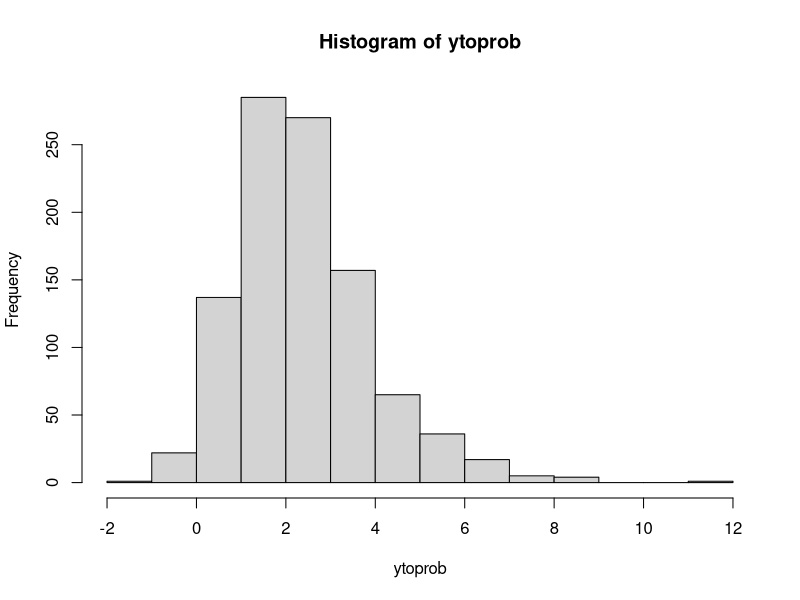
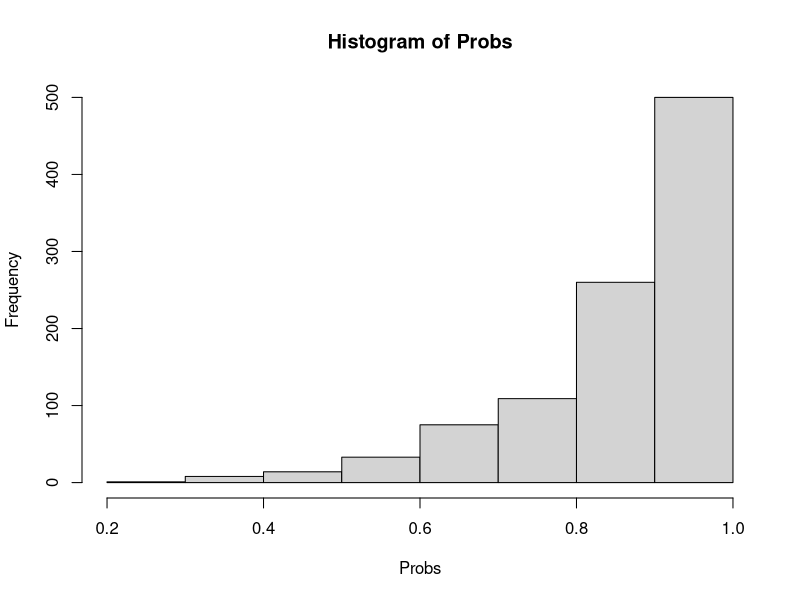
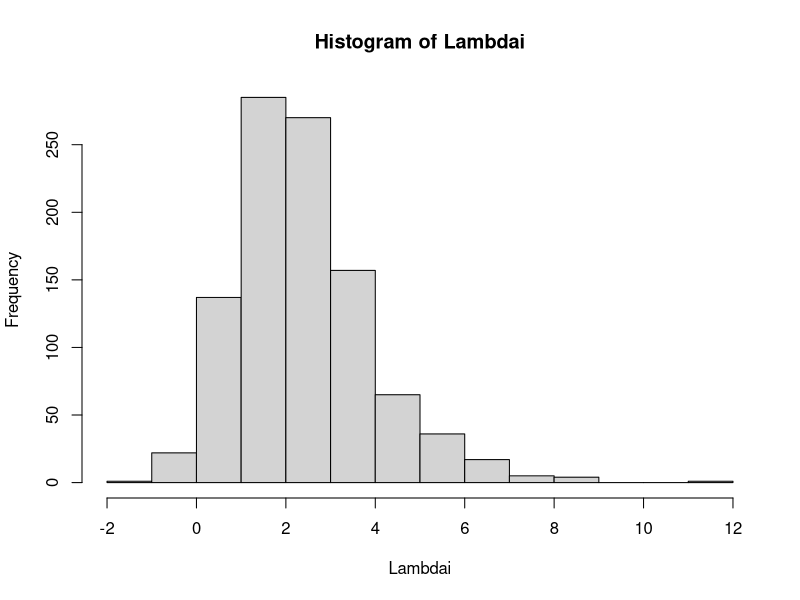
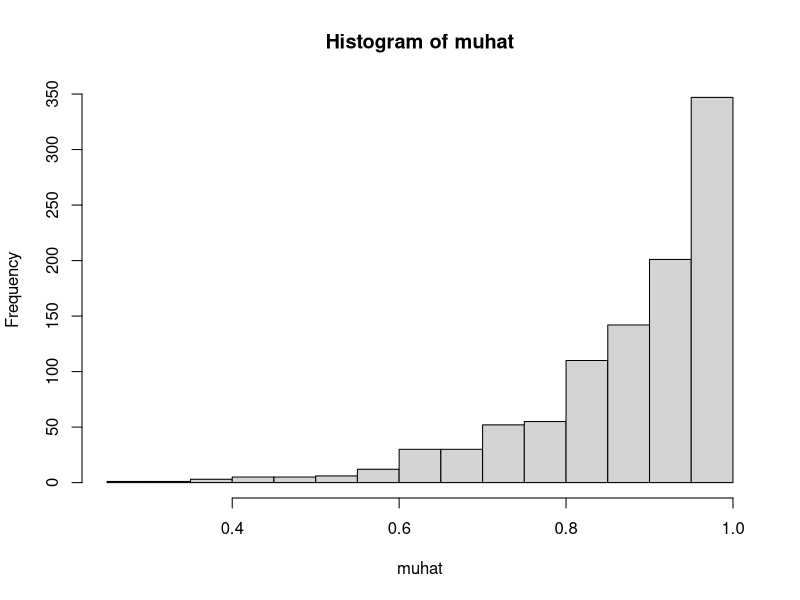
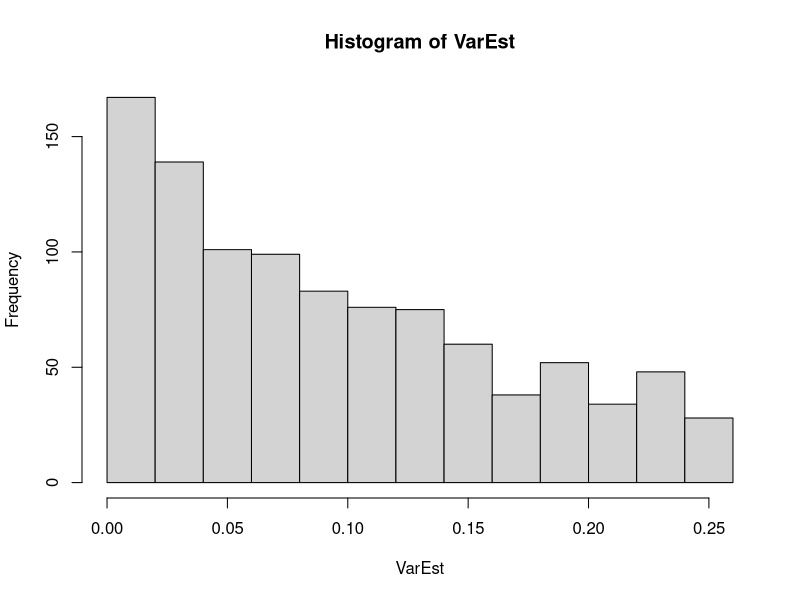
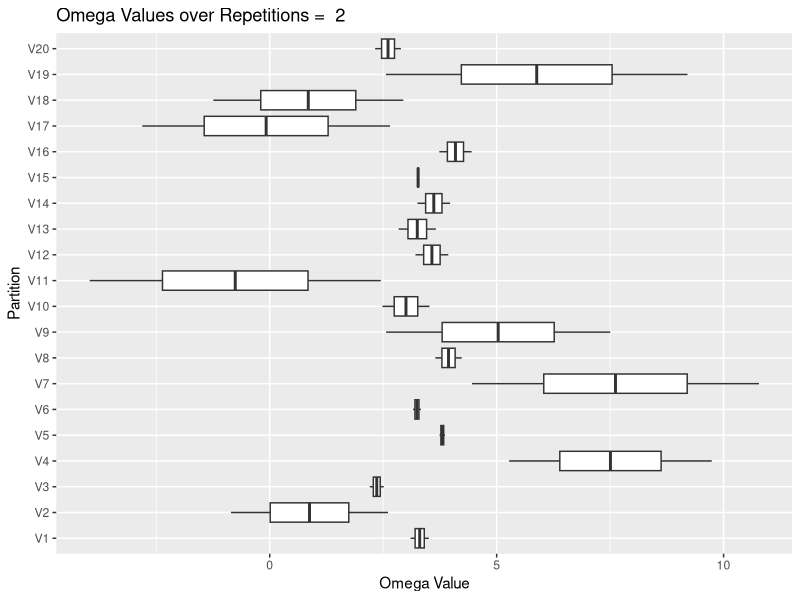
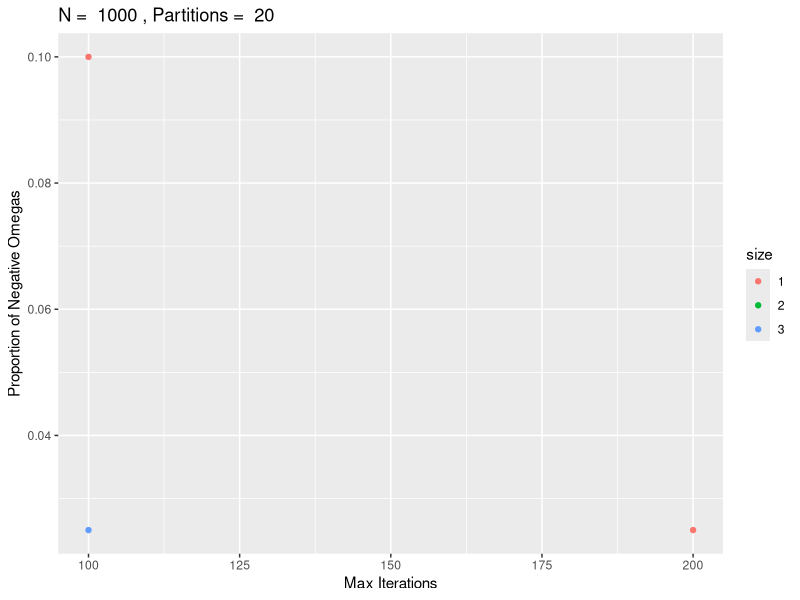

R code for these plots, in order:
require(reshape2)
require(tidyverse)
require(nnet)
#Create a sample dataset of X

#@@@@@@@@@@@@@@@@@@@@@@@ Fill in values you want tested here for SINGULAR PERTURBATION @@@@@@@@@@@@@@@@@@@@@@@@@@@@@@@@@@@@@@@
n = 1000 # How big do you want simulated dataset?
parts = 20 # How many partitions do you want the data split into to find GDF
input_sizes = c(1, 2, 3) # Range of Node Sizes you want to test
input_maxits = c(100, 200) # Range of Maxit values you want tested
input_reps = 2 #How many times you want this repeated
#@@@@@@@@@@@@@@@@@@@@@@@@@@@@@@@@@@@@@@@@@@@@@@@@@@@@@@@@@@@@@@@@@@@@@@@@@@@@@@@@@@@@@@@@@@@@@@@@@@@@@@@@@@@@@@@@@@@@ 

x1<-rnorm(n)
x2<-rnorm(n)*2
x3<-rnorm(n)*3
x4<-x1^2
x5<-x2^2
x6<-x1 + x4 
x7<-sample(1:n,n,replace=T)/n*10
b<-c(1,1,1,1,1,1,1,1)

ytoprob<-(b[1]+b[2]*x1+b[3]*x2+b[4]*x3+b[5]*x4+b[6]*x5+b[7]*x6+b[8]*x7)/5
hist(ytoprob)

#Create TRUE probabilities
Probs<-exp(ytoprob)/(1+exp(ytoprob))
hist(Probs)
mean(Probs)

#@@@@@@@@@@ BINARY OUTCOMES FROM THE MODELS @@@@@@@
#create binary outcomes
Zbin<-rbinom(n,1,Probs)
table(Zbin)
#hist(ytoprob)

#This is the true value of binomial deviance
Lambdai<-log(Probs/(1-Probs))
hist(Lambdai)
sum(Lambdai)

ZmodBin<-glm(Zbin~x1+x2+x3+x4+x5+x6+x7,family="binomial")

summary(ZmodBin)
names(ZmodBin)
muhat<-ZmodBin$fitted.values
hist(muhat)
totmean<-mean(muhat)
VarTot<-totmean*(1-totmean)

#Estimate Total Variance
VarEst<-muhat*(1-muhat)
hist(VarEst)
sum(VarEst)

targets<-Zbin
indep<-cbind(x1,x2,x3,x4,x5,x6,x7)
trainInd <- sample(1:n,2*n/3)
testInd <- (1:n)[-trainInd]
split_data <- function(n, partitions = 100){
  samp = seq(1,n)
  rand = sample(samp, n, replace = F)
  spl = split(rand, ceiling(seq_along(samp) / (n/partitions)))
  return(spl)
}

VarParts = list()
split = split_data(n, partitions = parts)
for (p in 1:length(split)){
  VarParts[[p]] = VarEst[split[[p]]]
}

pert_nnet_mult <- function(sizes, maxits, reps = 1){
  iter = 1
  df_list = list()
  Omega_df = data.frame(matrix(nrow = parts*length(maxits)*length(sizes)*reps, ncol = 5))
  colnames(Omega_df) = c("rep", "size", "maxit", "partition", "omega")
  for (r in 1:reps){ 
    Omega<-rep(0,parts)
    DFi<-rep(0,parts)
    
    for (k in 1:parts)
    {
      
      Pert1<-Zbin
      Pert2<-Zbin
      inds = split[[k]]
      Pert1[inds]<-1
      Pert2[inds]<-0
      for (i in 1:length(maxits)){
        for (j in 1:length(sizes)){
          Muhat1<- nnet(indep, Pert1, size = sizes[j], rang = 0.1,
                        decay = 5e-4, maxit =maxits[i],trace=F)$fitted.values
          Muhat2<- nnet(indep, Pert2, size = sizes[j], rang = 0.1,
                        decay = 5e-4, maxit =  maxits[i],trace=F)$fitted.values
          Muhat1<-ifelse(Muhat1>0.9999,0.9999,Muhat1)
          Muhat1<-ifelse(Muhat1<0.0001,0.0001,Muhat1)
          Muhat2<-ifelse(Muhat2>0.9999,0.9999,Muhat2)
          Muhat2<-ifelse(Muhat2<0.0001,0.0001,Muhat2)
          
          LambdaEst1<-log(Muhat1/(1-Muhat1))
          LambdaEst2<-log(Muhat2/(1-Muhat2))
          
          Omega_df[iter,]<-list(r, sizes[j], maxits[i], k, sum(VarEst[inds]*(LambdaEst1[inds]-
                                                                               LambdaEst2[inds])))
          iter = iter+1
          #print(Muhat1[k]-Muhat2[k])
        }
      }
      print(paste(k, "finished"))
      
      # Should be this, if following logic of equation 2.12, but doesn't work as expected
      #DFi[k]<-VarEst[k]*(LambdaEst1[k]-LambdaEst2[k])/2/VarTot
    }
    
    Omega_df = as.data.frame(Omega_df)
  }
  return(Omega_df)
  
}

# Put in Number of nodes you want to see here
omega_list = pert_nnet_mult(input_sizes, maxits = input_maxits, reps = input_reps)
omega_list$lambda_diff = ifelse(omega_list$omega > 0, "pos", "neg")

by_partition = omega_list %>% group_by(partition, rep) %>% 
  summarise(mean_o = mean(omega)) %>% spread(rep, mean_o) %>% 
  ungroup() %>% select(-partition) %>% 
  t() %>% as.data.frame() %>% melt()

ggplot(data = by_partition, aes(variable, value)) +
  geom_boxplot() +
  coord_flip() +
  labs(y = 'Omega Value', x = 'Partition', title = paste("Omega Values over Repetitions = ", input_reps))

omega_sum = omega_list %>% group_by(rep, size, maxit) %>% summarise(GDF = sum(omega)) %>%group_by(size,maxit) %>%
  summarise(mean_over_reps = mean(GDF), sd_over_reps = sd(GDF))
sum_df = spread(omega_list %>% group_by(size, maxit) %>% count(lambda_diff), lambda_diff, n) %>% 
  mutate('prop_neg' = neg/(neg + pos))
sum_df$size = as.factor(sum_df$size)
ggplot(sum_df, aes(maxit, prop_neg, col = size)) +
  geom_point() +
  labs(x = "Max Iterations", y = "Proportion of Negative Omegas", title = paste("N = ", n, ", Partitions = ", parts))


gdf_table = omega_list %>% group_by(rep, size, maxit) %>% summarise(GDF = sum(omega))
gdf_table$rep = as.factor(gdf_table$rep)

if (length(input_maxits) == 1){
  ggplot(gdf_table, aes(size, GDF, colour = rep)) +
    geom_point() +
    labs(x = "Num Hidden Nodes", y = "GDF", title = paste("N = ", n, " Maxits = ", input_maxits))
}

